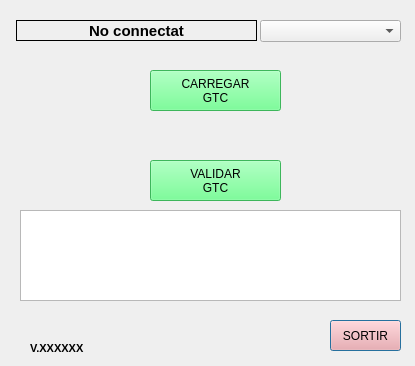
<?xml version="1.0" encoding="UTF-8"?>
<ui version="4.0">
 <class>ActualitzaGTCDialogBase</class>
 <widget class="QDialog" name="ActualitzaGTCDialogBase">
  <property name="geometry">
   <rect>
    <x>0</x>
    <y>0</y>
    <width>415</width>
    <height>366</height>
   </rect>
  </property>
  <property name="minimumSize">
   <size>
    <width>415</width>
    <height>366</height>
   </size>
  </property>
  <property name="maximumSize">
   <size>
    <width>415</width>
    <height>366</height>
   </size>
  </property>
  <property name="windowTitle">
   <string>Actualitza GTC</string>
  </property>
  <widget class="QComboBox" name="comboConnexio">
   <property name="geometry">
    <rect>
     <x>260</x>
     <y>20</y>
     <width>141</width>
     <height>22</height>
    </rect>
   </property>
  </widget>
  <widget class="QLabel" name="versio">
   <property name="geometry">
    <rect>
     <x>30</x>
     <y>340</y>
     <width>101</width>
     <height>16</height>
    </rect>
   </property>
   <property name="font">
    <font>
     <pointsize>8</pointsize>
     <weight>75</weight>
     <bold>true</bold>
    </font>
   </property>
   <property name="text">
    <string>V.XXXXXX</string>
   </property>
  </widget>
  <widget class="QPushButton" name="bt_sortir">
   <property name="geometry">
    <rect>
     <x>330</x>
     <y>320</y>
     <width>71</width>
     <height>31</height>
    </rect>
   </property>
   <property name="styleSheet">
    <string notr="true">background-color: rgb(255, 156, 156);</string>
   </property>
   <property name="text">
    <string>SORTIR</string>
   </property>
  </widget>
  <widget class="QPushButton" name="bt_inici">
   <property name="geometry">
    <rect>
     <x>150</x>
     <y>160</y>
     <width>131</width>
     <height>41</height>
    </rect>
   </property>
   <property name="palette">
    <palette>
     <active>
      <colorrole role="WindowText">
       <brush brushstyle="SolidPattern">
        <color alpha="255">
         <red>0</red>
         <green>0</green>
         <blue>0</blue>
        </color>
       </brush>
      </colorrole>
      <colorrole role="Button">
       <brush brushstyle="SolidPattern">
        <color alpha="255">
         <red>85</red>
         <green>255</green>
         <blue>127</blue>
        </color>
       </brush>
      </colorrole>
      <colorrole role="Light">
       <brush brushstyle="SolidPattern">
        <color alpha="255">
         <red>213</red>
         <green>255</green>
         <blue>223</blue>
        </color>
       </brush>
      </colorrole>
      <colorrole role="Midlight">
       <brush brushstyle="SolidPattern">
        <color alpha="255">
         <red>149</red>
         <green>255</green>
         <blue>175</blue>
        </color>
       </brush>
      </colorrole>
      <colorrole role="Dark">
       <brush brushstyle="SolidPattern">
        <color alpha="255">
         <red>42</red>
         <green>127</green>
         <blue>63</blue>
        </color>
       </brush>
      </colorrole>
      <colorrole role="Mid">
       <brush brushstyle="SolidPattern">
        <color alpha="255">
         <red>56</red>
         <green>170</green>
         <blue>84</blue>
        </color>
       </brush>
      </colorrole>
      <colorrole role="Text">
       <brush brushstyle="SolidPattern">
        <color alpha="255">
         <red>0</red>
         <green>0</green>
         <blue>0</blue>
        </color>
       </brush>
      </colorrole>
      <colorrole role="BrightText">
       <brush brushstyle="SolidPattern">
        <color alpha="255">
         <red>255</red>
         <green>255</green>
         <blue>255</blue>
        </color>
       </brush>
      </colorrole>
      <colorrole role="ButtonText">
       <brush brushstyle="SolidPattern">
        <color alpha="255">
         <red>0</red>
         <green>0</green>
         <blue>0</blue>
        </color>
       </brush>
      </colorrole>
      <colorrole role="Base">
       <brush brushstyle="SolidPattern">
        <color alpha="255">
         <red>85</red>
         <green>255</green>
         <blue>127</blue>
        </color>
       </brush>
      </colorrole>
      <colorrole role="Window">
       <brush brushstyle="SolidPattern">
        <color alpha="255">
         <red>85</red>
         <green>255</green>
         <blue>127</blue>
        </color>
       </brush>
      </colorrole>
      <colorrole role="Shadow">
       <brush brushstyle="SolidPattern">
        <color alpha="255">
         <red>0</red>
         <green>0</green>
         <blue>0</blue>
        </color>
       </brush>
      </colorrole>
      <colorrole role="AlternateBase">
       <brush brushstyle="SolidPattern">
        <color alpha="255">
         <red>170</red>
         <green>255</green>
         <blue>191</blue>
        </color>
       </brush>
      </colorrole>
      <colorrole role="ToolTipBase">
       <brush brushstyle="SolidPattern">
        <color alpha="255">
         <red>255</red>
         <green>255</green>
         <blue>220</blue>
        </color>
       </brush>
      </colorrole>
      <colorrole role="ToolTipText">
       <brush brushstyle="SolidPattern">
        <color alpha="255">
         <red>0</red>
         <green>0</green>
         <blue>0</blue>
        </color>
       </brush>
      </colorrole>
     </active>
     <inactive>
      <colorrole role="WindowText">
       <brush brushstyle="SolidPattern">
        <color alpha="255">
         <red>0</red>
         <green>0</green>
         <blue>0</blue>
        </color>
       </brush>
      </colorrole>
      <colorrole role="Button">
       <brush brushstyle="SolidPattern">
        <color alpha="255">
         <red>85</red>
         <green>255</green>
         <blue>127</blue>
        </color>
       </brush>
      </colorrole>
      <colorrole role="Light">
       <brush brushstyle="SolidPattern">
        <color alpha="255">
         <red>213</red>
         <green>255</green>
         <blue>223</blue>
        </color>
       </brush>
      </colorrole>
      <colorrole role="Midlight">
       <brush brushstyle="SolidPattern">
        <color alpha="255">
         <red>149</red>
         <green>255</green>
         <blue>175</blue>
        </color>
       </brush>
      </colorrole>
      <colorrole role="Dark">
       <brush brushstyle="SolidPattern">
        <color alpha="255">
         <red>42</red>
         <green>127</green>
         <blue>63</blue>
        </color>
       </brush>
      </colorrole>
      <colorrole role="Mid">
       <brush brushstyle="SolidPattern">
        <color alpha="255">
         <red>56</red>
         <green>170</green>
         <blue>84</blue>
        </color>
       </brush>
      </colorrole>
      <colorrole role="Text">
       <brush brushstyle="SolidPattern">
        <color alpha="255">
         <red>0</red>
         <green>0</green>
         <blue>0</blue>
        </color>
       </brush>
      </colorrole>
      <colorrole role="BrightText">
       <brush brushstyle="SolidPattern">
        <color alpha="255">
         <red>255</red>
         <green>255</green>
         <blue>255</blue>
        </color>
       </brush>
      </colorrole>
      <colorrole role="ButtonText">
       <brush brushstyle="SolidPattern">
        <color alpha="255">
         <red>0</red>
         <green>0</green>
         <blue>0</blue>
        </color>
       </brush>
      </colorrole>
      <colorrole role="Base">
       <brush brushstyle="SolidPattern">
        <color alpha="255">
         <red>85</red>
         <green>255</green>
         <blue>127</blue>
        </color>
       </brush>
      </colorrole>
      <colorrole role="Window">
       <brush brushstyle="SolidPattern">
        <color alpha="255">
         <red>85</red>
         <green>255</green>
         <blue>127</blue>
        </color>
       </brush>
      </colorrole>
      <colorrole role="Shadow">
       <brush brushstyle="SolidPattern">
        <color alpha="255">
         <red>0</red>
         <green>0</green>
         <blue>0</blue>
        </color>
       </brush>
      </colorrole>
      <colorrole role="AlternateBase">
       <brush brushstyle="SolidPattern">
        <color alpha="255">
         <red>170</red>
         <green>255</green>
         <blue>191</blue>
        </color>
       </brush>
      </colorrole>
      <colorrole role="ToolTipBase">
       <brush brushstyle="SolidPattern">
        <color alpha="255">
         <red>255</red>
         <green>255</green>
         <blue>220</blue>
        </color>
       </brush>
      </colorrole>
      <colorrole role="ToolTipText">
       <brush brushstyle="SolidPattern">
        <color alpha="255">
         <red>0</red>
         <green>0</green>
         <blue>0</blue>
        </color>
       </brush>
      </colorrole>
     </inactive>
     <disabled>
      <colorrole role="WindowText">
       <brush brushstyle="SolidPattern">
        <color alpha="255">
         <red>42</red>
         <green>127</green>
         <blue>63</blue>
        </color>
       </brush>
      </colorrole>
      <colorrole role="Button">
       <brush brushstyle="SolidPattern">
        <color alpha="255">
         <red>85</red>
         <green>255</green>
         <blue>127</blue>
        </color>
       </brush>
      </colorrole>
      <colorrole role="Light">
       <brush brushstyle="SolidPattern">
        <color alpha="255">
         <red>213</red>
         <green>255</green>
         <blue>223</blue>
        </color>
       </brush>
      </colorrole>
      <colorrole role="Midlight">
       <brush brushstyle="SolidPattern">
        <color alpha="255">
         <red>149</red>
         <green>255</green>
         <blue>175</blue>
        </color>
       </brush>
      </colorrole>
      <colorrole role="Dark">
       <brush brushstyle="SolidPattern">
        <color alpha="255">
         <red>42</red>
         <green>127</green>
         <blue>63</blue>
        </color>
       </brush>
      </colorrole>
      <colorrole role="Mid">
       <brush brushstyle="SolidPattern">
        <color alpha="255">
         <red>56</red>
         <green>170</green>
         <blue>84</blue>
        </color>
       </brush>
      </colorrole>
      <colorrole role="Text">
       <brush brushstyle="SolidPattern">
        <color alpha="255">
         <red>42</red>
         <green>127</green>
         <blue>63</blue>
        </color>
       </brush>
      </colorrole>
      <colorrole role="BrightText">
       <brush brushstyle="SolidPattern">
        <color alpha="255">
         <red>255</red>
         <green>255</green>
         <blue>255</blue>
        </color>
       </brush>
      </colorrole>
      <colorrole role="ButtonText">
       <brush brushstyle="SolidPattern">
        <color alpha="255">
         <red>42</red>
         <green>127</green>
         <blue>63</blue>
        </color>
       </brush>
      </colorrole>
      <colorrole role="Base">
       <brush brushstyle="SolidPattern">
        <color alpha="255">
         <red>85</red>
         <green>255</green>
         <blue>127</blue>
        </color>
       </brush>
      </colorrole>
      <colorrole role="Window">
       <brush brushstyle="SolidPattern">
        <color alpha="255">
         <red>85</red>
         <green>255</green>
         <blue>127</blue>
        </color>
       </brush>
      </colorrole>
      <colorrole role="Shadow">
       <brush brushstyle="SolidPattern">
        <color alpha="255">
         <red>0</red>
         <green>0</green>
         <blue>0</blue>
        </color>
       </brush>
      </colorrole>
      <colorrole role="AlternateBase">
       <brush brushstyle="SolidPattern">
        <color alpha="255">
         <red>85</red>
         <green>255</green>
         <blue>127</blue>
        </color>
       </brush>
      </colorrole>
      <colorrole role="ToolTipBase">
       <brush brushstyle="SolidPattern">
        <color alpha="255">
         <red>255</red>
         <green>255</green>
         <blue>220</blue>
        </color>
       </brush>
      </colorrole>
      <colorrole role="ToolTipText">
       <brush brushstyle="SolidPattern">
        <color alpha="255">
         <red>0</red>
         <green>0</green>
         <blue>0</blue>
        </color>
       </brush>
      </colorrole>
     </disabled>
    </palette>
   </property>
   <property name="autoFillBackground">
    <bool>false</bool>
   </property>
   <property name="styleSheet">
    <string notr="true"/>
   </property>
   <property name="text">
    <string>VALIDAR
GTC</string>
   </property>
  </widget>
  <widget class="QLabel" name="lblEstatConn">
   <property name="geometry">
    <rect>
     <x>16</x>
     <y>20</y>
     <width>241</width>
     <height>21</height>
    </rect>
   </property>
   <property name="font">
    <font>
     <pointsize>11</pointsize>
     <weight>75</weight>
     <bold>true</bold>
    </font>
   </property>
   <property name="styleSheet">
    <string notr="true"/>
   </property>
   <property name="frameShape">
    <enum>QFrame::Box</enum>
   </property>
   <property name="text">
    <string>No connectat</string>
   </property>
   <property name="scaledContents">
    <bool>true</bool>
   </property>
   <property name="alignment">
    <set>Qt::AlignCenter</set>
   </property>
   <property name="wordWrap">
    <bool>false</bool>
   </property>
   <property name="textInteractionFlags">
    <set>Qt::LinksAccessibleByMouse|Qt::TextEditable</set>
   </property>
  </widget>
  <widget class="QTextEdit" name="text_info">
   <property name="geometry">
    <rect>
     <x>20</x>
     <y>210</y>
     <width>381</width>
     <height>91</height>
    </rect>
   </property>
   <property name="font">
    <font>
     <pointsize>10</pointsize>
    </font>
   </property>
   <property name="autoFormatting">
    <set>QTextEdit::AutoBulletList</set>
   </property>
   <property name="readOnly">
    <bool>true</bool>
   </property>
   <property name="html">
    <string>&lt;!DOCTYPE HTML PUBLIC &quot;-//W3C//DTD HTML 4.0//EN&quot; &quot;http://www.w3.org/TR/REC-html40/strict.dtd&quot;&gt;
&lt;html&gt;&lt;head&gt;&lt;meta name=&quot;qrichtext&quot; content=&quot;1&quot; /&gt;&lt;style type=&quot;text/css&quot;&gt;
p, li { white-space: pre-wrap; }
&lt;/style&gt;&lt;/head&gt;&lt;body style=&quot; font-family:'MS Shell Dlg 2'; font-size:10pt; font-weight:400; font-style:normal;&quot;&gt;
&lt;p style=&quot;-qt-paragraph-type:empty; margin-top:0px; margin-bottom:0px; margin-left:0px; margin-right:0px; -qt-block-indent:0; text-indent:0px;&quot;&gt;&lt;br /&gt;&lt;/p&gt;&lt;/body&gt;&lt;/html&gt;</string>
   </property>
   <property name="overwriteMode">
    <bool>true</bool>
   </property>
   <property name="acceptRichText">
    <bool>false</bool>
   </property>
  </widget>
  <widget class="QPushButton" name="bt_carregar">
   <property name="geometry">
    <rect>
     <x>150</x>
     <y>70</y>
     <width>131</width>
     <height>41</height>
    </rect>
   </property>
   <property name="palette">
    <palette>
     <active>
      <colorrole role="WindowText">
       <brush brushstyle="SolidPattern">
        <color alpha="255">
         <red>0</red>
         <green>0</green>
         <blue>0</blue>
        </color>
       </brush>
      </colorrole>
      <colorrole role="Button">
       <brush brushstyle="SolidPattern">
        <color alpha="255">
         <red>85</red>
         <green>255</green>
         <blue>127</blue>
        </color>
       </brush>
      </colorrole>
      <colorrole role="Light">
       <brush brushstyle="SolidPattern">
        <color alpha="255">
         <red>213</red>
         <green>255</green>
         <blue>223</blue>
        </color>
       </brush>
      </colorrole>
      <colorrole role="Midlight">
       <brush brushstyle="SolidPattern">
        <color alpha="255">
         <red>149</red>
         <green>255</green>
         <blue>175</blue>
        </color>
       </brush>
      </colorrole>
      <colorrole role="Dark">
       <brush brushstyle="SolidPattern">
        <color alpha="255">
         <red>42</red>
         <green>127</green>
         <blue>63</blue>
        </color>
       </brush>
      </colorrole>
      <colorrole role="Mid">
       <brush brushstyle="SolidPattern">
        <color alpha="255">
         <red>56</red>
         <green>170</green>
         <blue>84</blue>
        </color>
       </brush>
      </colorrole>
      <colorrole role="Text">
       <brush brushstyle="SolidPattern">
        <color alpha="255">
         <red>0</red>
         <green>0</green>
         <blue>0</blue>
        </color>
       </brush>
      </colorrole>
      <colorrole role="BrightText">
       <brush brushstyle="SolidPattern">
        <color alpha="255">
         <red>255</red>
         <green>255</green>
         <blue>255</blue>
        </color>
       </brush>
      </colorrole>
      <colorrole role="ButtonText">
       <brush brushstyle="SolidPattern">
        <color alpha="255">
         <red>0</red>
         <green>0</green>
         <blue>0</blue>
        </color>
       </brush>
      </colorrole>
      <colorrole role="Base">
       <brush brushstyle="SolidPattern">
        <color alpha="255">
         <red>85</red>
         <green>255</green>
         <blue>127</blue>
        </color>
       </brush>
      </colorrole>
      <colorrole role="Window">
       <brush brushstyle="SolidPattern">
        <color alpha="255">
         <red>85</red>
         <green>255</green>
         <blue>127</blue>
        </color>
       </brush>
      </colorrole>
      <colorrole role="Shadow">
       <brush brushstyle="SolidPattern">
        <color alpha="255">
         <red>0</red>
         <green>0</green>
         <blue>0</blue>
        </color>
       </brush>
      </colorrole>
      <colorrole role="AlternateBase">
       <brush brushstyle="SolidPattern">
        <color alpha="255">
         <red>170</red>
         <green>255</green>
         <blue>191</blue>
        </color>
       </brush>
      </colorrole>
      <colorrole role="ToolTipBase">
       <brush brushstyle="SolidPattern">
        <color alpha="255">
         <red>255</red>
         <green>255</green>
         <blue>220</blue>
        </color>
       </brush>
      </colorrole>
      <colorrole role="ToolTipText">
       <brush brushstyle="SolidPattern">
        <color alpha="255">
         <red>0</red>
         <green>0</green>
         <blue>0</blue>
        </color>
       </brush>
      </colorrole>
     </active>
     <inactive>
      <colorrole role="WindowText">
       <brush brushstyle="SolidPattern">
        <color alpha="255">
         <red>0</red>
         <green>0</green>
         <blue>0</blue>
        </color>
       </brush>
      </colorrole>
      <colorrole role="Button">
       <brush brushstyle="SolidPattern">
        <color alpha="255">
         <red>85</red>
         <green>255</green>
         <blue>127</blue>
        </color>
       </brush>
      </colorrole>
      <colorrole role="Light">
       <brush brushstyle="SolidPattern">
        <color alpha="255">
         <red>213</red>
         <green>255</green>
         <blue>223</blue>
        </color>
       </brush>
      </colorrole>
      <colorrole role="Midlight">
       <brush brushstyle="SolidPattern">
        <color alpha="255">
         <red>149</red>
         <green>255</green>
         <blue>175</blue>
        </color>
       </brush>
      </colorrole>
      <colorrole role="Dark">
       <brush brushstyle="SolidPattern">
        <color alpha="255">
         <red>42</red>
         <green>127</green>
         <blue>63</blue>
        </color>
       </brush>
      </colorrole>
      <colorrole role="Mid">
       <brush brushstyle="SolidPattern">
        <color alpha="255">
         <red>56</red>
         <green>170</green>
         <blue>84</blue>
        </color>
       </brush>
      </colorrole>
      <colorrole role="Text">
       <brush brushstyle="SolidPattern">
        <color alpha="255">
         <red>0</red>
         <green>0</green>
         <blue>0</blue>
        </color>
       </brush>
      </colorrole>
      <colorrole role="BrightText">
       <brush brushstyle="SolidPattern">
        <color alpha="255">
         <red>255</red>
         <green>255</green>
         <blue>255</blue>
        </color>
       </brush>
      </colorrole>
      <colorrole role="ButtonText">
       <brush brushstyle="SolidPattern">
        <color alpha="255">
         <red>0</red>
         <green>0</green>
         <blue>0</blue>
        </color>
       </brush>
      </colorrole>
      <colorrole role="Base">
       <brush brushstyle="SolidPattern">
        <color alpha="255">
         <red>85</red>
         <green>255</green>
         <blue>127</blue>
        </color>
       </brush>
      </colorrole>
      <colorrole role="Window">
       <brush brushstyle="SolidPattern">
        <color alpha="255">
         <red>85</red>
         <green>255</green>
         <blue>127</blue>
        </color>
       </brush>
      </colorrole>
      <colorrole role="Shadow">
       <brush brushstyle="SolidPattern">
        <color alpha="255">
         <red>0</red>
         <green>0</green>
         <blue>0</blue>
        </color>
       </brush>
      </colorrole>
      <colorrole role="AlternateBase">
       <brush brushstyle="SolidPattern">
        <color alpha="255">
         <red>170</red>
         <green>255</green>
         <blue>191</blue>
        </color>
       </brush>
      </colorrole>
      <colorrole role="ToolTipBase">
       <brush brushstyle="SolidPattern">
        <color alpha="255">
         <red>255</red>
         <green>255</green>
         <blue>220</blue>
        </color>
       </brush>
      </colorrole>
      <colorrole role="ToolTipText">
       <brush brushstyle="SolidPattern">
        <color alpha="255">
         <red>0</red>
         <green>0</green>
         <blue>0</blue>
        </color>
       </brush>
      </colorrole>
     </inactive>
     <disabled>
      <colorrole role="WindowText">
       <brush brushstyle="SolidPattern">
        <color alpha="255">
         <red>42</red>
         <green>127</green>
         <blue>63</blue>
        </color>
       </brush>
      </colorrole>
      <colorrole role="Button">
       <brush brushstyle="SolidPattern">
        <color alpha="255">
         <red>85</red>
         <green>255</green>
         <blue>127</blue>
        </color>
       </brush>
      </colorrole>
      <colorrole role="Light">
       <brush brushstyle="SolidPattern">
        <color alpha="255">
         <red>213</red>
         <green>255</green>
         <blue>223</blue>
        </color>
       </brush>
      </colorrole>
      <colorrole role="Midlight">
       <brush brushstyle="SolidPattern">
        <color alpha="255">
         <red>149</red>
         <green>255</green>
         <blue>175</blue>
        </color>
       </brush>
      </colorrole>
      <colorrole role="Dark">
       <brush brushstyle="SolidPattern">
        <color alpha="255">
         <red>42</red>
         <green>127</green>
         <blue>63</blue>
        </color>
       </brush>
      </colorrole>
      <colorrole role="Mid">
       <brush brushstyle="SolidPattern">
        <color alpha="255">
         <red>56</red>
         <green>170</green>
         <blue>84</blue>
        </color>
       </brush>
      </colorrole>
      <colorrole role="Text">
       <brush brushstyle="SolidPattern">
        <color alpha="255">
         <red>42</red>
         <green>127</green>
         <blue>63</blue>
        </color>
       </brush>
      </colorrole>
      <colorrole role="BrightText">
       <brush brushstyle="SolidPattern">
        <color alpha="255">
         <red>255</red>
         <green>255</green>
         <blue>255</blue>
        </color>
       </brush>
      </colorrole>
      <colorrole role="ButtonText">
       <brush brushstyle="SolidPattern">
        <color alpha="255">
         <red>42</red>
         <green>127</green>
         <blue>63</blue>
        </color>
       </brush>
      </colorrole>
      <colorrole role="Base">
       <brush brushstyle="SolidPattern">
        <color alpha="255">
         <red>85</red>
         <green>255</green>
         <blue>127</blue>
        </color>
       </brush>
      </colorrole>
      <colorrole role="Window">
       <brush brushstyle="SolidPattern">
        <color alpha="255">
         <red>85</red>
         <green>255</green>
         <blue>127</blue>
        </color>
       </brush>
      </colorrole>
      <colorrole role="Shadow">
       <brush brushstyle="SolidPattern">
        <color alpha="255">
         <red>0</red>
         <green>0</green>
         <blue>0</blue>
        </color>
       </brush>
      </colorrole>
      <colorrole role="AlternateBase">
       <brush brushstyle="SolidPattern">
        <color alpha="255">
         <red>85</red>
         <green>255</green>
         <blue>127</blue>
        </color>
       </brush>
      </colorrole>
      <colorrole role="ToolTipBase">
       <brush brushstyle="SolidPattern">
        <color alpha="255">
         <red>255</red>
         <green>255</green>
         <blue>220</blue>
        </color>
       </brush>
      </colorrole>
      <colorrole role="ToolTipText">
       <brush brushstyle="SolidPattern">
        <color alpha="255">
         <red>0</red>
         <green>0</green>
         <blue>0</blue>
        </color>
       </brush>
      </colorrole>
     </disabled>
    </palette>
   </property>
   <property name="autoFillBackground">
    <bool>false</bool>
   </property>
   <property name="styleSheet">
    <string notr="true"/>
   </property>
   <property name="text">
    <string>CARREGAR
GTC</string>
   </property>
  </widget>
 </widget>
 <resources/>
 <connections/>
</ui>
